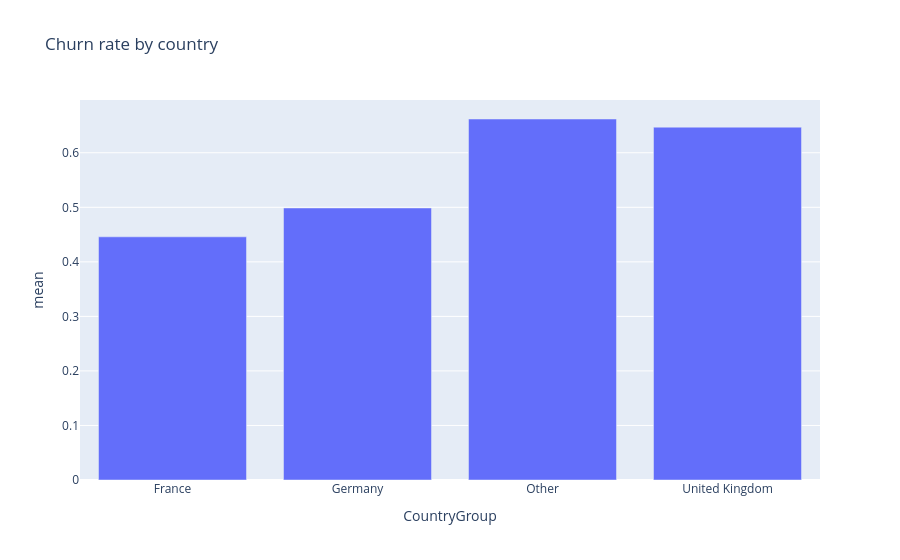

The code cell stored with this chart in its notebook:
### Code cell
px.bar(country_churn, x="CountryGroup", y="mean", title="Churn rate by country")

### Figure 1 — Plotly figure (JSON) as saved in the notebook; plotly's stock layout.template omitted (floating-point values rounded to 4 significant figures)
{"data": [{"hovertemplate": "CountryGroup=%{x}<br>mean=%{y}<extra></extra>", "legendgroup": "", "marker": {"color": "#636efa", "pattern": {"shape": ""}}, "name": "", "orientation": "v", "showlegend": false, "textposition": "auto", "type": "bar", "x": ["France", "Germany", "Other", "United Kingdom"], "xaxis": "x", "y": [0.4459, 0.4988, 0.6619, 0.647], "yaxis": "y"}], "layout": {"barmode": "relative", "legend": {"tracegroupgap": 0}, "title": {"text": "Churn rate by country"}, "xaxis": {"anchor": "y", "domain": [0.0, 1.0], "title": {"text": "CountryGroup"}}, "yaxis": {"anchor": "x", "domain": [0.0, 1.0], "title": {"text": "mean"}}}}
